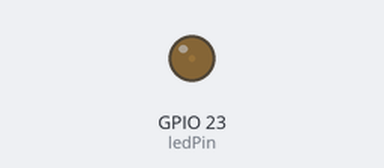
A program run on a simulated ESP32. Parts: output pins drawn as LEDs (lit = HIGH).

Above: at 0.15 s.
At 19.09 s:
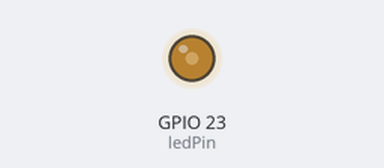
At 27.1 s:
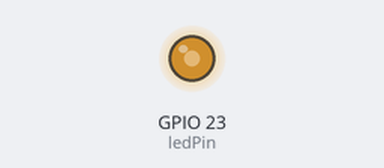
Timing chart, 0 to 28.6 s (numbered marks = the images above):
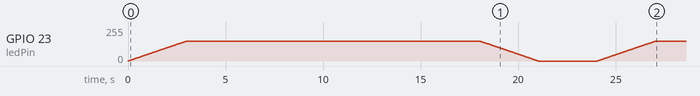

The program:

main.cpp
```cpp
#include <Arduino.h>

const int ledPin = 23;
const int freq = 80000;
const int ledChannel = 0;
const int resolution = 8;

void setup(){
  //pinMode(ledPin, OUTPUT);
  //digitalWrite(ledPin, HIGH);
  // PWM config
  ledcSetup(ledChannel, 5000, 8);
  // GPIO -> ledChannel
  ledcAttachPin(ledPin, ledChannel);
}

void loop(){
  //Increase
  for(int duty = 0; duty <= 150; duty++){
    ledcWrite(ledChannel, duty);
    delay(20);
  }
  delay(15000);

  //Decrease
  for(int duty = 150; duty>= 0; duty--){
    ledcWrite(ledChannel, duty);
    delay(20);
  }
  delay(3000);
}
```
